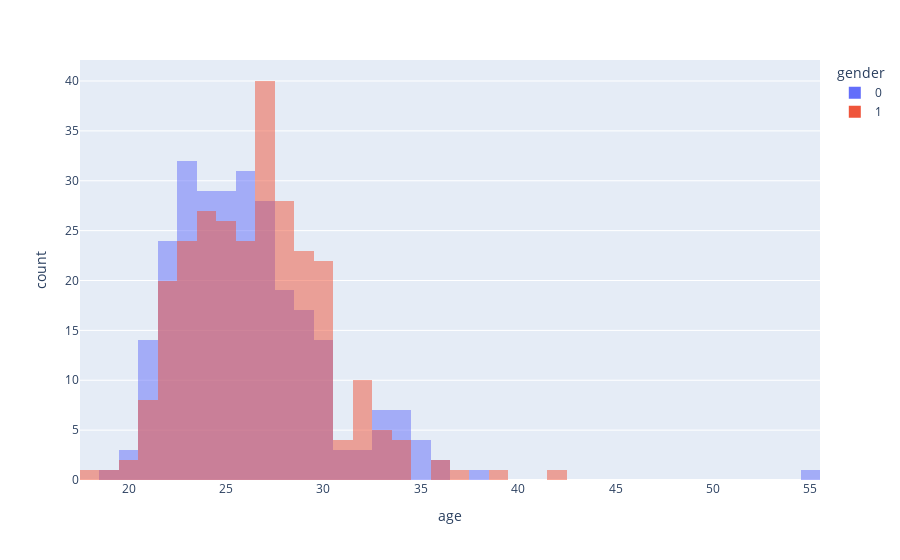
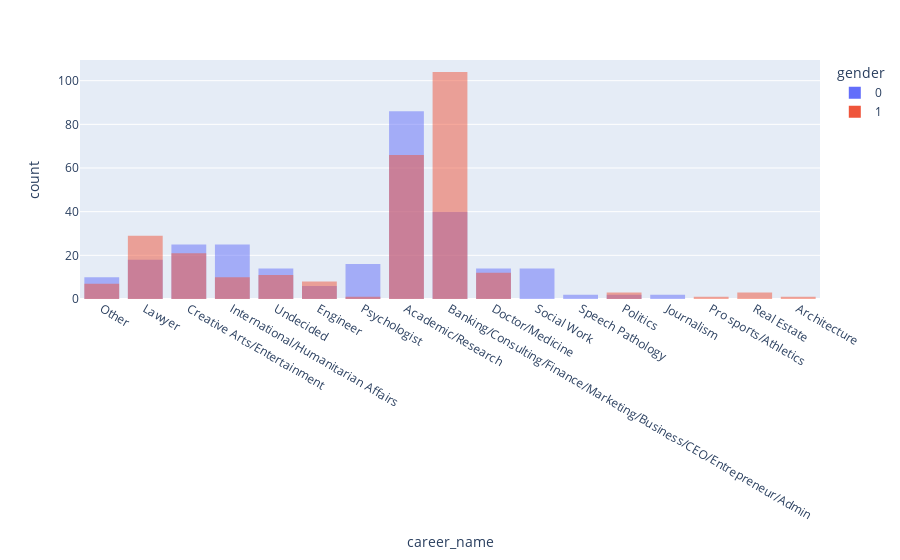
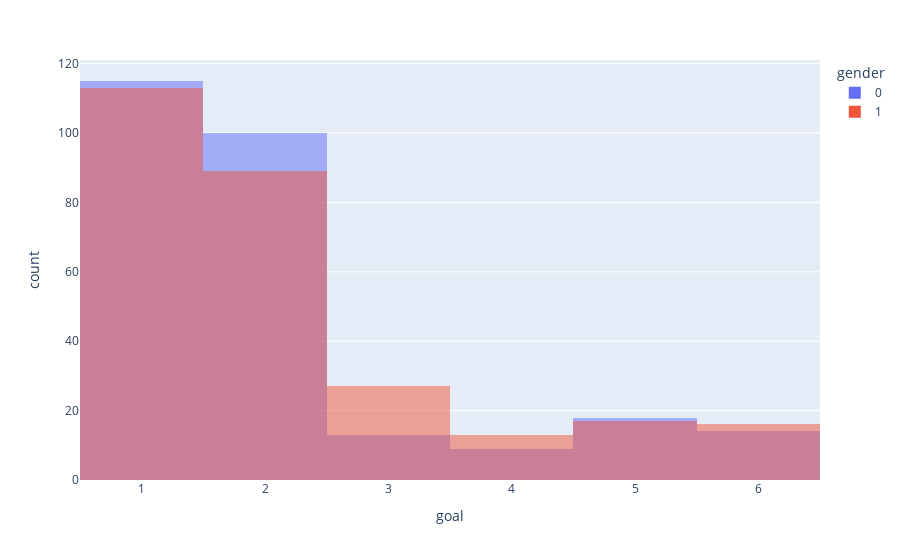

The cell these charts' notebook holds for them, in order:
### Markdown cell above
### Visualizations

### Code cell
# histogram of frequency of input column
inputs = ['age','career_name','goal']

for input in inputs:
    fig = px.histogram(df_uniq_id, x=input, color='gender', barmode='overlay')
    fig.show()
    pyo.plot(fig, filename=input + '_histogram.html')

### Figure 1 — Plotly figure (JSON) as saved in the notebook; plotly's stock layout.template omitted (floating-point values rounded to 4 significant figures; data arrays with more than 128 entries replaced by an {"elided": "..."} marker saying what was removed)
{"data": [{"alignmentgroup": "True", "bingroup": "x", "hovertemplate": "gender=0<br>age=%{x}<br>count=%{y}<extra></extra>", "legendgroup": "0", "marker": {"color": "#636efa", "opacity": 0.5, "pattern": {"shape": ""}}, "name": "0", "offsetgroup": "0", "orientation": "v", "showlegend": true, "type": "histogram", "x": {"elided": "274 int values"}, "xaxis": "x", "yaxis": "y"}, {"alignmentgroup": "True", "bingroup": "x", "hovertemplate": "gender=1<br>age=%{x}<br>count=%{y}<extra></extra>", "legendgroup": "1", "marker": {"color": "#EF553B", "opacity": 0.5, "pattern": {"shape": ""}}, "name": "1", "offsetgroup": "1", "orientation": "v", "showlegend": true, "type": "histogram", "x": {"elided": "277 int values"}, "xaxis": "x", "yaxis": "y"}], "layout": {"barmode": "overlay", "legend": {"title": {"text": "gender"}, "tracegroupgap": 0}, "margin": {"t": 60}, "xaxis": {"anchor": "y", "domain": [0, 1], "title": {"text": "age"}}, "yaxis": {"anchor": "x", "domain": [0, 1], "title": {"text": "count"}}}}

### Figure 2 — Plotly figure (JSON) as saved in the notebook; plotly's stock layout.template omitted (floating-point values rounded to 4 significant figures; data arrays with more than 128 entries replaced by an {"elided": "..."} marker saying what was removed)
{"data": [{"alignmentgroup": "True", "bingroup": "x", "hovertemplate": "gender=0<br>career_name=%{x}<br>count=%{y}<extra></extra>", "legendgroup": "0", "marker": {"color": "#636efa", "opacity": 0.5, "pattern": {"shape": ""}}, "name": "0", "offsetgroup": "0", "orientation": "v", "showlegend": true, "type": "histogram", "x": {"elided": "274 str values"}, "xaxis": "x", "yaxis": "y"}, {"alignmentgroup": "True", "bingroup": "x", "hovertemplate": "gender=1<br>career_name=%{x}<br>count=%{y}<extra></extra>", "legendgroup": "1", "marker": {"color": "#EF553B", "opacity": 0.5, "pattern": {"shape": ""}}, "name": "1", "offsetgroup": "1", "orientation": "v", "showlegend": true, "type": "histogram", "x": {"elided": "277 str values"}, "xaxis": "x", "yaxis": "y"}], "layout": {"barmode": "overlay", "legend": {"title": {"text": "gender"}, "tracegroupgap": 0}, "margin": {"t": 60}, "xaxis": {"anchor": "y", "domain": [0, 1], "title": {"text": "career_name"}}, "yaxis": {"anchor": "x", "domain": [0, 1], "title": {"text": "count"}}}}

### Figure 3 — Plotly figure (JSON) as saved in the notebook; plotly's stock layout.template omitted (floating-point values rounded to 4 significant figures; data arrays with more than 128 entries replaced by an {"elided": "..."} marker saying what was removed)
{"data": [{"alignmentgroup": "True", "bingroup": "x", "hovertemplate": "gender=0<br>goal=%{x}<br>count=%{y}<extra></extra>", "legendgroup": "0", "marker": {"color": "#636efa", "opacity": 0.5, "pattern": {"shape": ""}}, "name": "0", "offsetgroup": "0", "orientation": "v", "showlegend": true, "type": "histogram", "x": {"elided": "274 int values"}, "xaxis": "x", "yaxis": "y"}, {"alignmentgroup": "True", "bingroup": "x", "hovertemplate": "gender=1<br>goal=%{x}<br>count=%{y}<extra></extra>", "legendgroup": "1", "marker": {"color": "#EF553B", "opacity": 0.5, "pattern": {"shape": ""}}, "name": "1", "offsetgroup": "1", "orientation": "v", "showlegend": true, "type": "histogram", "x": {"elided": "277 int values"}, "xaxis": "x", "yaxis": "y"}], "layout": {"barmode": "overlay", "legend": {"title": {"text": "gender"}, "tracegroupgap": 0}, "margin": {"t": 60}, "xaxis": {"anchor": "y", "domain": [0, 1], "title": {"text": "goal"}}, "yaxis": {"anchor": "x", "domain": [0, 1], "title": {"text": "count"}}}}
